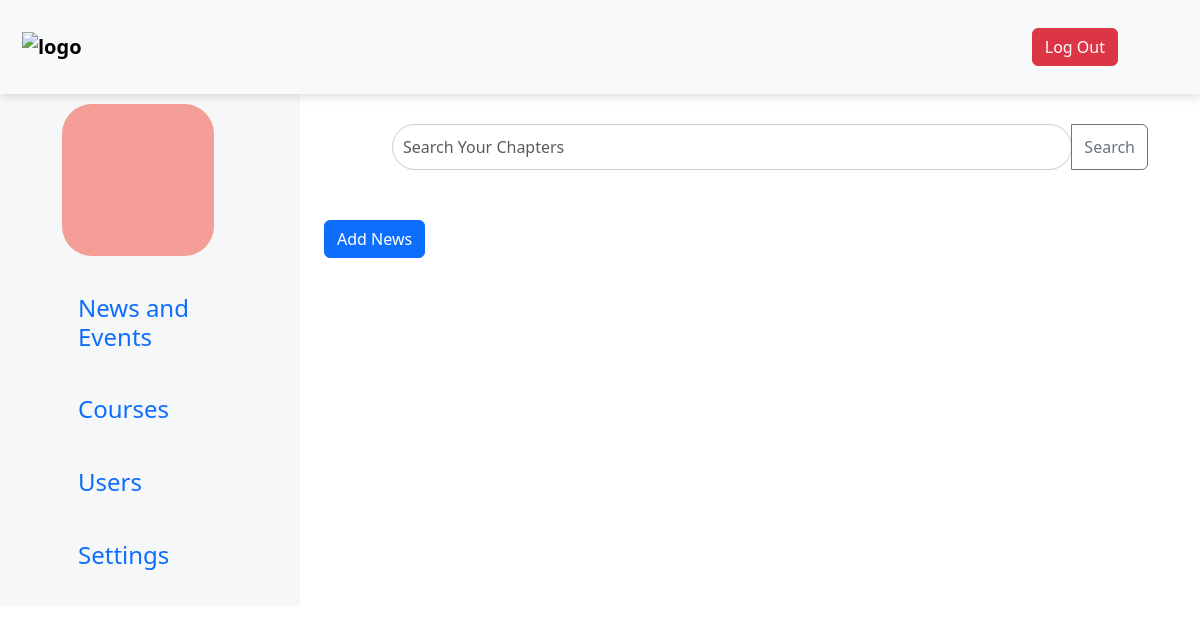
/ (signed in), run on an earlier commit of the app's database.
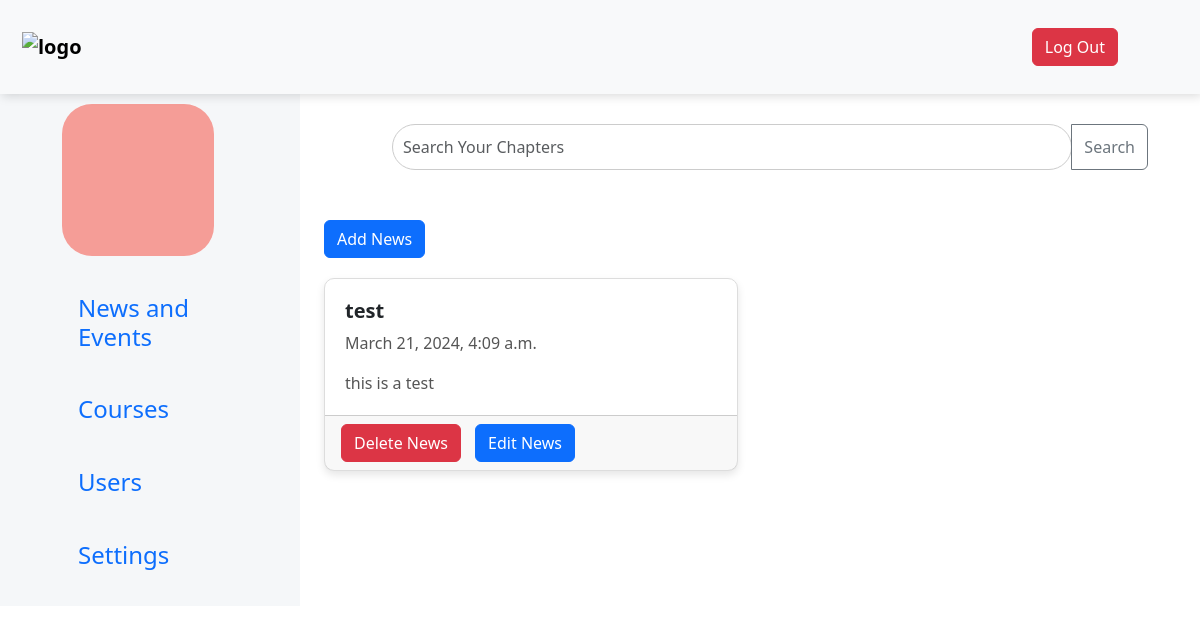
And on a later commit of the database.
### core/models.py (models this page shows, shortened)
class NewsAndEvents(models.Model):
    title = models.CharField(max_length=200, null=True)
    summary = models.TextField(max_length=200, blank=True, null=True)
    updated_date = models.DateTimeField(auto_now=True, auto_now_add=False, null=True)
    upload_time = models.DateTimeField(auto_now=False, auto_now_add=True, null=True)
    links = models.URLField(max_length=200, blank=True, null=True)  # Field for links
    image = models.ImageField(upload_to='news/', blank=True, null=True,default="default.png")
    objects = NewsAndEventsManager()

### core/views.py (the view)
# urls.py: path("", home_view, name="home"),
@login_required
def home_view(request):
    items = NewsAndEvents.objects.all().order_by("-updated_date")
    module=Module.objects.all()
    chapter=Chapter.objects.all()
    context = {
        "title": "News & Events",
        "items": items,
        "module":module,
        "chapter":chapter,
        "current_session": Session.objects.filter(is_current_session=True).first(),  # Add current session to context
    }
    return render(request, "core/index.html", context)

### core/models.py (called while the page is built)
    def get_queryset(self):
        return NewsAndEventsQuerySet(self.model, using=self._db)

    def all(self):
        return self.get_queryset()

### templates/core/index.html (shortened to what this page needs)
{% extends 'base.html' %}
{% block content %}
<div class="container">
{% if request.user.is_admin %}
<div class="button-box">
    <a href="{% url 'add_item' %}"><button id="add-news-btn" class="btn btn-primary">Add News</button></a>
</div>{% endif %}
<div class="row">
{% for item in items %}
    <div class="col-md-6 mb-4">
        <div class="card h-100">
            <div class="card-body">
                <h5 class="card-title">{{item.title}}</h5>
                <p class="card-text">{{item.upload_time}}</p>
                <p class="card-text">{{item.summary}}</p>
            </div>
            {% if request.user.is_admin %}
            <div class="card-footer">
                <a href="{% url 'delete_post' pk=item.id %}" class="btn btn-danger">Delete News</a>
                <a href="{% url 'edit_post' pk=item.id %}" class="btn btn-primary">Edit News</a>
            </div>
            {% endif %}
        </div>
    </div>
{% endfor %}
</div>
</div>
{% endblock %}

What changed in the data, as far as the page shows it:
added NewsAndEvents: title "test", upload_time "March 21, 2024, 4:09 a.m.", summary "this is a test"
